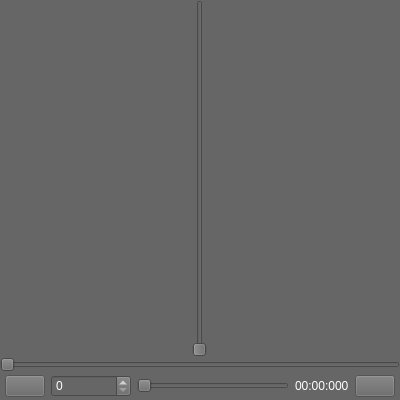
<?xml version="1.0" encoding="UTF-8"?>
<ui version="4.0">
 <class>Frame</class>
 <widget class="QFrame" name="Frame">
  <property name="geometry">
   <rect>
    <x>0</x>
    <y>0</y>
    <width>400</width>
    <height>400</height>
   </rect>
  </property>
  <property name="sizePolicy">
   <sizepolicy hsizetype="Expanding" vsizetype="Expanding">
    <horstretch>0</horstretch>
    <verstretch>0</verstretch>
   </sizepolicy>
  </property>
  <property name="minimumSize">
   <size>
    <width>200</width>
    <height>200</height>
   </size>
  </property>
  <property name="windowTitle">
   <string>Frame</string>
  </property>
  <property name="autoFillBackground">
   <bool>false</bool>
  </property>
  <property name="styleSheet">
   <string notr="true">background-color: #666;
color: #FFF;</string>
  </property>
  <property name="frameShape">
   <enum>QFrame::NoFrame</enum>
  </property>
  <property name="frameShadow">
   <enum>QFrame::Raised</enum>
  </property>
  <layout class="QVBoxLayout" name="verticalLayout">
   <property name="spacing">
    <number>0</number>
   </property>
   <property name="leftMargin">
    <number>0</number>
   </property>
   <property name="topMargin">
    <number>0</number>
   </property>
   <property name="rightMargin">
    <number>0</number>
   </property>
   <property name="bottomMargin">
    <number>0</number>
   </property>
   <item>
    <layout class="QHBoxLayout" name="horizontalLayout_3">
     <property name="sizeConstraint">
      <enum>QLayout::SetDefaultConstraint</enum>
     </property>
     <item>
      <layout class="QVBoxLayout" name="videoLayout"/>
     </item>
     <item>
      <widget class="QSlider" name="verticalSlider">
       <property name="maximum">
        <number>90</number>
       </property>
       <property name="orientation">
        <enum>Qt::Vertical</enum>
       </property>
      </widget>
     </item>
    </layout>
   </item>
   <item>
    <widget class="QSlider" name="horizontalSlider">
     <property name="maximum">
      <number>360</number>
     </property>
     <property name="orientation">
      <enum>Qt::Horizontal</enum>
     </property>
    </widget>
   </item>
   <item>
    <widget class="QFrame" name="videoControl">
     <property name="enabled">
      <bool>false</bool>
     </property>
     <property name="minimumSize">
      <size>
       <width>0</width>
       <height>24</height>
      </size>
     </property>
     <property name="maximumSize">
      <size>
       <width>16777215</width>
       <height>30</height>
      </size>
     </property>
     <property name="frameShape">
      <enum>QFrame::NoFrame</enum>
     </property>
     <property name="frameShadow">
      <enum>QFrame::Raised</enum>
     </property>
     <layout class="QHBoxLayout" name="horizontalLayout">
      <property name="spacing">
       <number>6</number>
      </property>
      <property name="leftMargin">
       <number>5</number>
      </property>
      <property name="topMargin">
       <number>3</number>
      </property>
      <property name="rightMargin">
       <number>5</number>
      </property>
      <property name="bottomMargin">
       <number>3</number>
      </property>
      <item>
       <widget class="QPushButton" name="videoPlay">
        <property name="minimumSize">
         <size>
          <width>0</width>
          <height>21</height>
         </size>
        </property>
        <property name="focusPolicy">
         <enum>Qt::NoFocus</enum>
        </property>
        <property name="text">
         <string/>
        </property>
        <property name="icon">
         <iconset>
          <normaloff>uipics/control_play.png</normaloff>
          <normalon>uipics/control_pause.png</normalon>uipics/control_play.png</iconset>
        </property>
        <property name="checkable">
         <bool>true</bool>
        </property>
        <property name="checked">
         <bool>false</bool>
        </property>
        <property name="flat">
         <bool>false</bool>
        </property>
       </widget>
      </item>
      <item>
       <widget class="QSpinBox" name="videoFrames">
        <property name="sizePolicy">
         <sizepolicy hsizetype="Fixed" vsizetype="Fixed">
          <horstretch>0</horstretch>
          <verstretch>0</verstretch>
         </sizepolicy>
        </property>
        <property name="minimumSize">
         <size>
          <width>80</width>
          <height>0</height>
         </size>
        </property>
        <property name="sizeIncrement">
         <size>
          <width>0</width>
          <height>0</height>
         </size>
        </property>
        <property name="wrapping">
         <bool>false</bool>
        </property>
        <property name="frame">
         <bool>true</bool>
        </property>
        <property name="readOnly">
         <bool>false</bool>
        </property>
        <property name="buttonSymbols">
         <enum>QAbstractSpinBox::UpDownArrows</enum>
        </property>
        <property name="keyboardTracking">
         <bool>false</bool>
        </property>
       </widget>
      </item>
      <item>
       <widget class="QSlider" name="videoProgress">
        <property name="sizePolicy">
         <sizepolicy hsizetype="Expanding" vsizetype="Preferred">
          <horstretch>0</horstretch>
          <verstretch>0</verstretch>
         </sizepolicy>
        </property>
        <property name="focusPolicy">
         <enum>Qt::NoFocus</enum>
        </property>
        <property name="styleSheet">
         <string notr="true"/>
        </property>
        <property name="pageStep">
         <number>0</number>
        </property>
        <property name="orientation">
         <enum>Qt::Horizontal</enum>
        </property>
       </widget>
      </item>
      <item>
       <widget class="QLabel" name="videoTime">
        <property name="sizePolicy">
         <sizepolicy hsizetype="Preferred" vsizetype="Preferred">
          <horstretch>0</horstretch>
          <verstretch>0</verstretch>
         </sizepolicy>
        </property>
        <property name="minimumSize">
         <size>
          <width>10</width>
          <height>0</height>
         </size>
        </property>
        <property name="frameShape">
         <enum>QFrame::NoFrame</enum>
        </property>
        <property name="frameShadow">
         <enum>QFrame::Plain</enum>
        </property>
        <property name="lineWidth">
         <number>0</number>
        </property>
        <property name="text">
         <string>00:00:000</string>
        </property>
        <property name="margin">
         <number>5</number>
        </property>
       </widget>
      </item>
      <item>
       <widget class="QPushButton" name="detach_btn">
        <property name="toolTip">
         <string extracomment="Detach the player">Detach the player</string>
        </property>
        <property name="text">
         <string/>
        </property>
        <property name="checkable">
         <bool>false</bool>
        </property>
       </widget>
      </item>
     </layout>
    </widget>
   </item>
  </layout>
 </widget>
 <resources/>
 <connections/>
</ui>
